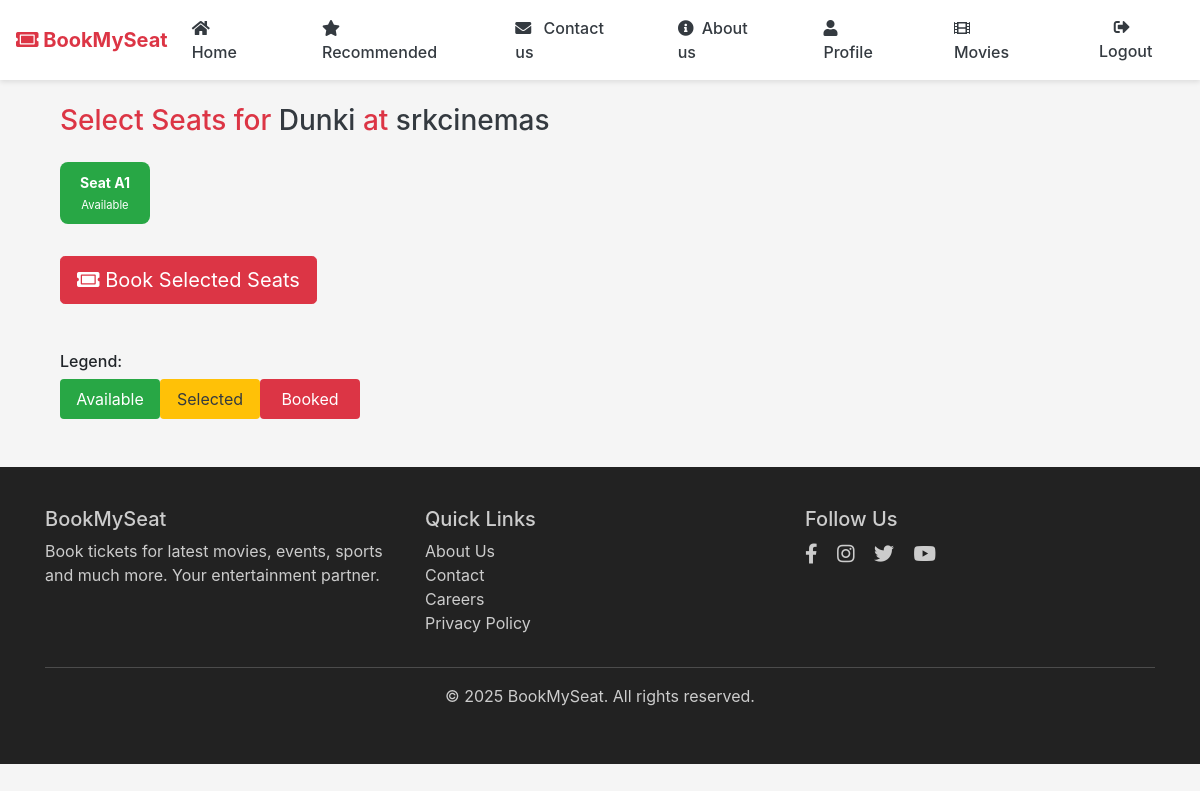
/movies/theater/4/seats/ (signed in), run on the app's committed database.
### movies/models.py (models this page shows, shortened)
class Theater(models.Model):
    name = models.CharField(max_length=255)  # Theater name
    movie = models.ForeignKey(Movie, on_delete=models.CASCADE, related_name='theaters')  # Linked movie
    time = models.DateTimeField()  # Show timing

class Movie(models.Model):
    name = models.CharField(max_length=255)  # Movie name
    image = models.ImageField(upload_to="movies/")  # Poster image
    rating = models.DecimalField(max_digits=3, decimal_places=1)  # e.g., 8.5
    cast = models.TextField()  # Cast list as text
    description = models.TextField(blank=True, null=True)  # Optional movie description
    genre = models.ManyToManyField(Genre)  # Many genres per movie
    language = models.ForeignKey(Language, on_delete=models.CASCADE)  # Language reference
    release_date = models.DateField()  # Release date

class Seat(models.Model):
    theater = models.ForeignKey(Theater, on_delete=models.CASCADE, related_name='seats')  # Belongs to a theater
    seat_number = models.CharField(max_length=10)  # e.g., A1, B2
    is_booked = models.BooleanField(default=False)  # Seat booking status

### movies/views.py (the view, shortened to what this page needs)
# urls.py: path('theater/<int:theater_id>/seats/', views.book_seats, name='book_seats'),  # URL for booking seats in a specific theater
@login_required(login_url='/login/')  # Restrict access to logged-in users
def book_seats(request, theater_id):
    theater = get_object_or_404(Theater, id=theater_id)  # Get the theater or return 404
    seats = Seat.objects.filter(theater=theater)  # Get all seats for the theater
    return render(request, "movies/seat_selection.html", {
        'theater': theater,
        "seats": seats
    })

### templates/movies/seat_selection.html (shortened to what this page needs)
{% extends "users/basic.html" %}
{% block content %}
<div class="container mt-4">
  <h3 class="text-danger mb-4">
    Select Seats for <span class="text-dark">{{ theater.movie.name }}</span>
    at <span class="text-dark">{{ theater.name }}</span>
  </h3>
  <form method="POST">
    <div class="d-flex flex-wrap mb-4" style="gap: 12px;">
      {% for seat in seats %}
      <div class="seat-box" style="width: 90px;">
        {% if seat.is_booked %}
        <div class="bg-danger text-white seat-content">
          Seat {{ seat.seat_number }}<br><small>Booked</small>
        </div>
        {% else %}
        <label class="seat-label d-block">
          <div class="bg-success text-white seat-content">
            Seat {{ seat.seat_number }}<br><small>Available</small>
          </div>
        </label>
        {% endif %}
      </div>
      {% endfor %}
    </div>
    <button type="submit" class="btn btn-danger btn-lg"> <i class="fas fa-ticket-alt"></i> Book Selected Seats</button>
  </form>
  <div class="mt-5">
    <h6>Legend:</h6>
    <div class="d-flex gap-3 flex-wrap">
      <div class="legend-box bg-success text-white px-3 py-2 rounded">Available</div>
      <div class="legend-box bg-warning text-dark px-3 py-2 rounded">Selected</div>
      <div class="legend-box bg-danger text-white px-3 py-2 rounded">Booked</div>
    </div>
  </div>
</div>
{% endblock %}

### templates/users/basic.html (style rules this page uses)
body { background-color: #f5f5f5; }

### templates/movies/seat_selection.html (style rules this page uses)
.seat-label { cursor: pointer; text-align: center; transition: background-color 0.3s ease; }
.seat-content { padding: 10px; border-radius: 8px; font-size: 14px; font-weight: bold; transition: transform 0.2s ease; }
.legend-box { min-width: 100px; text-align: center; }

### data on the page
Theater: movie.name "Dunki", name "srkcinemas"
Seat: seat_number "A1"
